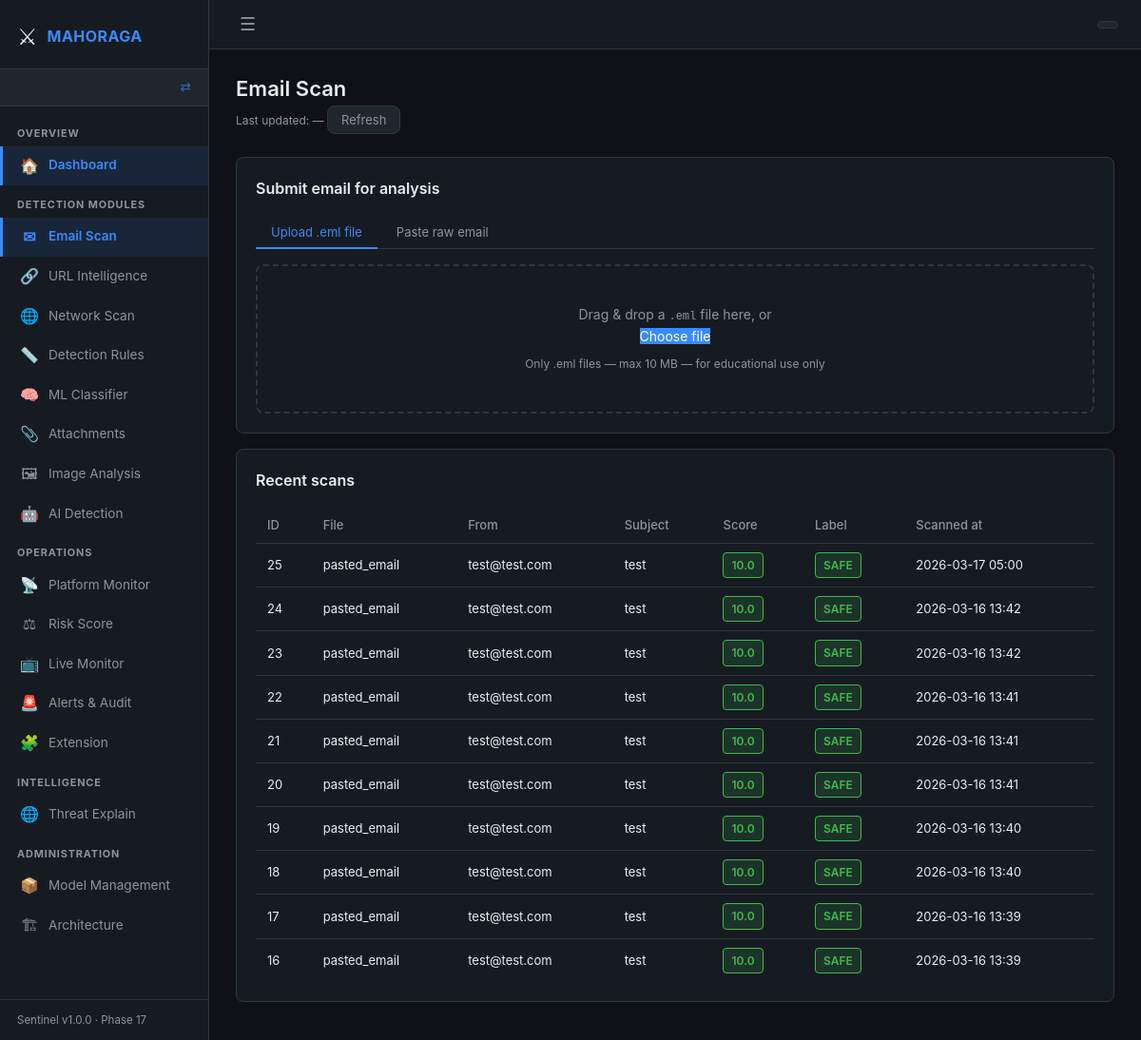
Before: /email/scan with the older database file.
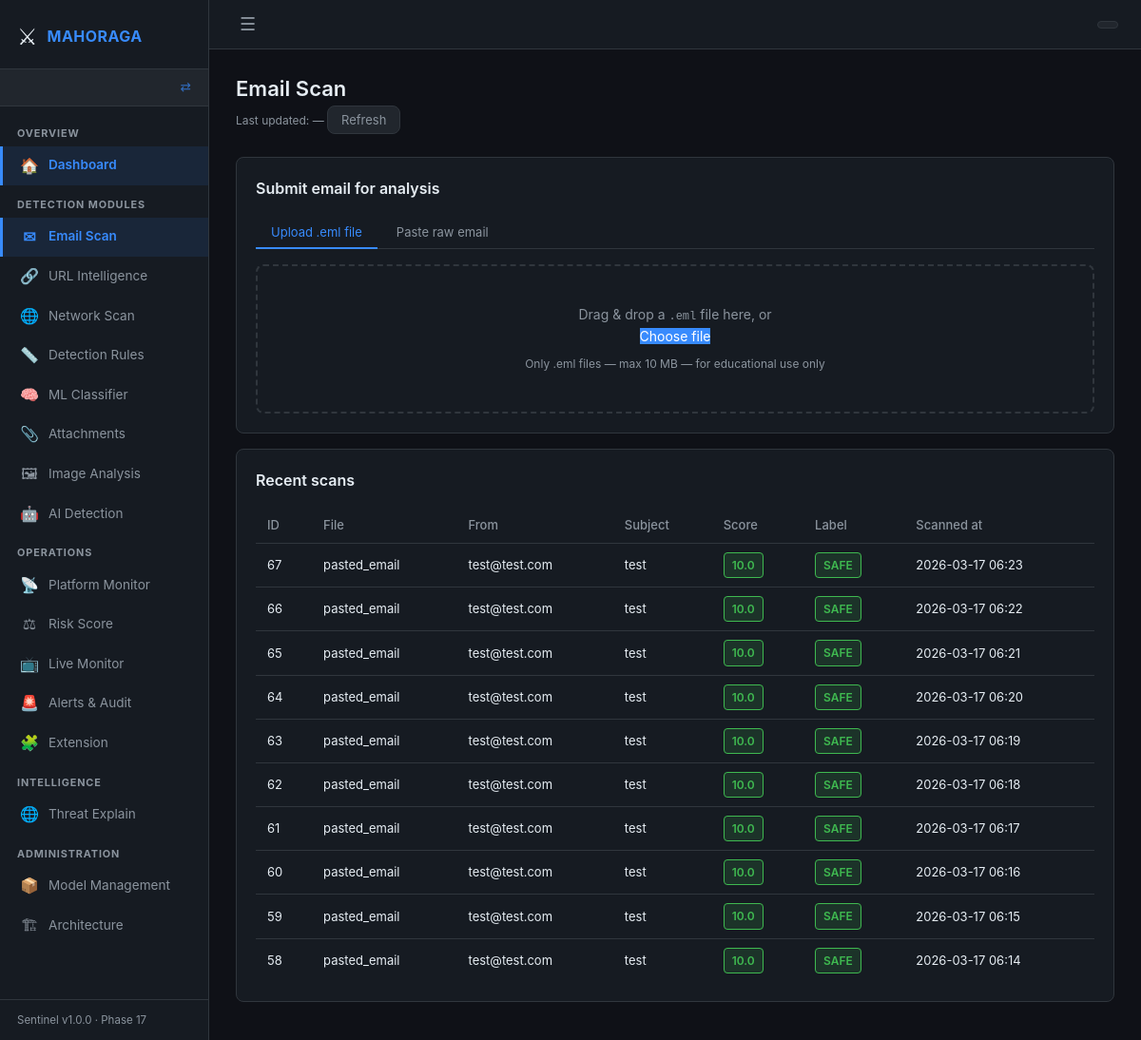
After: the same page with the newer database file.
### backend/app/models.py (models this page shows)
class EmailScan(db.Model):
    __tablename__ = "email_scans"
    id           = db.Column(db.Integer, primary_key=True)
    filename     = db.Column(db.String(255))
    sender       = db.Column(db.String(255))
    recipient    = db.Column(db.String(255))
    subject      = db.Column(db.Text)
    body_text    = db.Column(db.Text)
    body_html    = db.Column(db.Text)
    headers_raw  = db.Column(db.Text)          # JSON string of all headers
    spf_result   = db.Column(db.String(50))    # pass / fail / softfail / none
    dkim_result  = db.Column(db.String(50))
    dmarc_result = db.Column(db.String(50))
    risk_score   = db.Column(db.Float, default=0.0)   # 0.0 – 100.0
    label        = db.Column(db.String(20))    # SAFE / SUSPICIOUS / MALICIOUS
    scanned_at   = db.Column(db.DateTime, default=datetime.utcnow)
    urls         = db.relationship("URLScan",        backref="email", lazy=True)
    attachments  = db.relationship("AttachmentScan", backref="email", lazy=True)
    network_scans= db.relationship("NetworkScan",    backref="email", lazy=True)

### backend/app/routes/email_scan.py (the view)
@email_scan_bp.route("/email/scan", methods=["GET"])
def email_scan_page():
    recent_scans = (
        EmailScan.query
        .order_by(EmailScan.scanned_at.desc())
        .limit(10)
        .all()
    )
    return render_template("email_scan.html", recent_scans=recent_scans)

### backend/app/routes/dashboard.py (called while the page is built, shortened)
def get_current_role() -> str:
    return session.get("role", "")

def get_sidebar_config():
    role = get_current_role()
    cfg  = ROLES.get(role, {})
    all_items = _all_sidebar_items()
    if cfg.get("allowed_prefixes") is None:
        return all_items   # admin sees everything

### frontend/templates/email_scan.html (shortened to what this page needs)
{% extends "base.html" %}
{% block content %}
<div class="page-header">
  <h1>Email Scan</h1>
  <span class="last-updated" id="last-updated">
    Last updated: <span id="update-time">—</span>
  </span>
  <button class="btn-refresh" onclick="refreshHistory()">Refresh</button>
</div>
<div class="card">
  <h2>Submit email for analysis</h2>
  <div class="tab-bar">
    <button class="tab active" id="tab-upload" onclick="switchTab('upload')">
      Upload .eml file
    </button>
    <button class="tab" id="tab-paste" onclick="switchTab('paste')">
      Paste raw email
    </button>
  </div>
  <div id="panel-upload">
    <div class="upload-zone" id="drop-zone">
      <p>Drag &amp; drop a <code>.eml</code> file here, or</p>
      <label class="btn-primary" for="eml-file-input">Choose file</label>
      <p class="hint">Only .eml files — max 10 MB — for educational use only</p>
    </div>
  </div>
</div>
<div class="card">
  <h2>Recent scans</h2>
  <table class="data-table">
    <thead>
      <tr>
        <th>ID</th><th>File</th><th>From</th>
        <th>Subject</th><th>Score</th><th>Label</th><th>Scanned at</th>
      </tr>
    </thead>
    <tbody id="history-table-body">
      {% for scan in recent_scans %}
      <tr>
        <td>{{ scan.id }}</td>
        <td>{{ scan.filename }}</td>
        <td class="truncate">{{ scan.sender }}</td>
        <td class="truncate">{{ scan.subject }}</td>
        <td>
          <span class="score-pill score-{{ scan.label | lower }}">
            {{ scan.risk_score | round(1) }}
          </span>
        </td>
        <td>
          <span class="label-badge label-{{ scan.label | lower }}">{{ scan.label }}</span>
        </td>
        <td>{{ scan.scanned_at.strftime('%Y-%m-%d %H:%M') if scan.scanned_at else '—' }}</td>
      </tr>
      {% else %}
      <tr><td colspan="7" class="empty-state">No scans yet — upload an email above</td></tr>
      {% endfor %}
    </tbody>
  </table>
</div>
{% endblock %}

Changed rows visible on the page:
no longer on this page (row unchanged): EmailScan: id "25", filename "pasted_email", sender "test@test.com", subject "test", risk_score "10.0", label "SAFE", scanned_at "2026-03-17 05:00"
no longer on this page (row unchanged): EmailScan: id "24", filename "pasted_email", sender "test@test.com", subject "test", risk_score "10.0", label "SAFE", scanned_at "2026-03-16 13:42"
no longer on this page (row unchanged): EmailScan: id "23", filename "pasted_email", sender "test@test.com", subject "test", risk_score "10.0", label "SAFE", scanned_at "2026-03-16 13:42"
no longer on this page (row unchanged): EmailScan: id "22", filename "pasted_email", sender "test@test.com", subject "test", risk_score "10.0", label "SAFE", scanned_at "2026-03-16 13:41"
no longer on this page (row unchanged): EmailScan: id "21", filename "pasted_email", sender "test@test.com", subject "test", risk_score "10.0", label "SAFE", scanned_at "2026-03-16 13:41"
no longer on this page (row unchanged): EmailScan: id "20", filename "pasted_email", sender "test@test.com", subject "test", risk_score "10.0", label "SAFE", scanned_at "2026-03-16 13:41"
no longer on this page (row unchanged): EmailScan: id "19", filename "pasted_email", sender "test@test.com", subject "test", risk_score "10.0", label "SAFE", scanned_at "2026-03-16 13:40"
no longer on this page (row unchanged): EmailScan: id "18", filename "pasted_email", sender "test@test.com", subject "test", risk_score "10.0", label "SAFE", scanned_at "2026-03-16 13:40"
no longer on this page (row unchanged): EmailScan: id "17", filename "pasted_email", sender "test@test.com", subject "test", risk_score "10.0", label "SAFE", scanned_at "2026-03-16 13:39"
no longer on this page (row unchanged): EmailScan: id "16", filename "pasted_email", sender "test@test.com", subject "test", risk_score "10.0", label "SAFE", scanned_at "2026-03-16 13:39"
added EmailScan: id "67", filename "pasted_email", sender "test@test.com", subject "test", risk_score "10.0", label "SAFE", scanned_at "2026-03-17 06:23"
added EmailScan: id "66", filename "pasted_email", sender "test@test.com", subject "test", risk_score "10.0", label "SAFE", scanned_at "2026-03-17 06:22"
added EmailScan: id "65", filename "pasted_email", sender "test@test.com", subject "test", risk_score "10.0", label "SAFE", scanned_at "2026-03-17 06:21"
added EmailScan: id "64", filename "pasted_email", sender "test@test.com", subject "test", risk_score "10.0", label "SAFE", scanned_at "2026-03-17 06:20"
added EmailScan: id "63", filename "pasted_email", sender "test@test.com", subject "test", risk_score "10.0", label "SAFE", scanned_at "2026-03-17 06:19"
added EmailScan: id "62", filename "pasted_email", sender "test@test.com", subject "test", risk_score "10.0", label "SAFE", scanned_at "2026-03-17 06:18"
added EmailScan: id "61", filename "pasted_email", sender "test@test.com", subject "test", risk_score "10.0", label "SAFE", scanned_at "2026-03-17 06:17"
added EmailScan: id "60", filename "pasted_email", sender "test@test.com", subject "test", risk_score "10.0", label "SAFE", scanned_at "2026-03-17 06:16"
added EmailScan: id "59", filename "pasted_email", sender "test@test.com", subject "test", risk_score "10.0", label "SAFE", scanned_at "2026-03-17 06:15"
added EmailScan: id "58", filename "pasted_email", sender "test@test.com", subject "test", risk_score "10.0", label "SAFE", scanned_at "2026-03-17 06:14"
